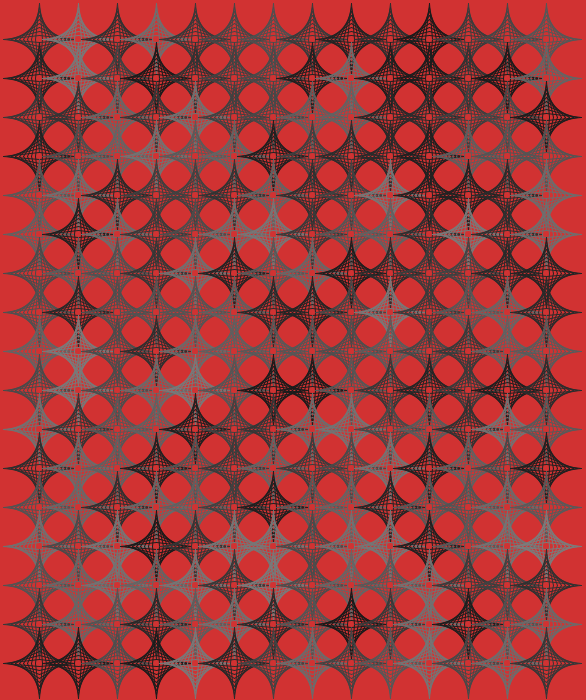
Frame 1 (no input)
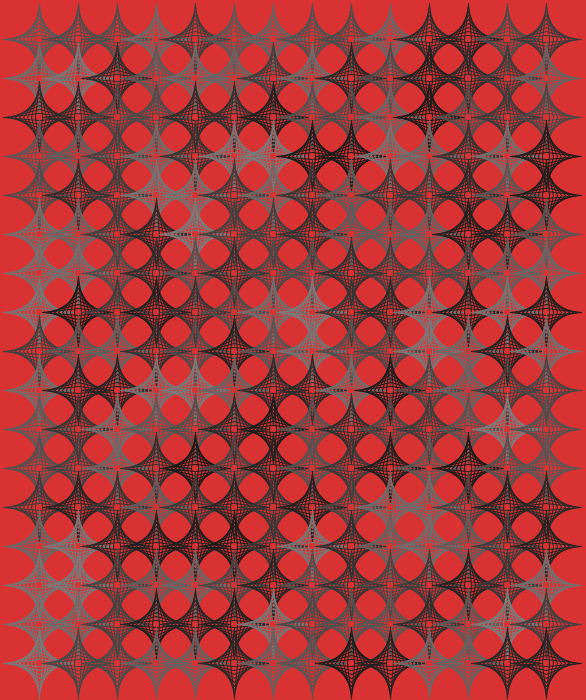
Frame 60 (the mouse pressed at the canvas centre just before this capture)
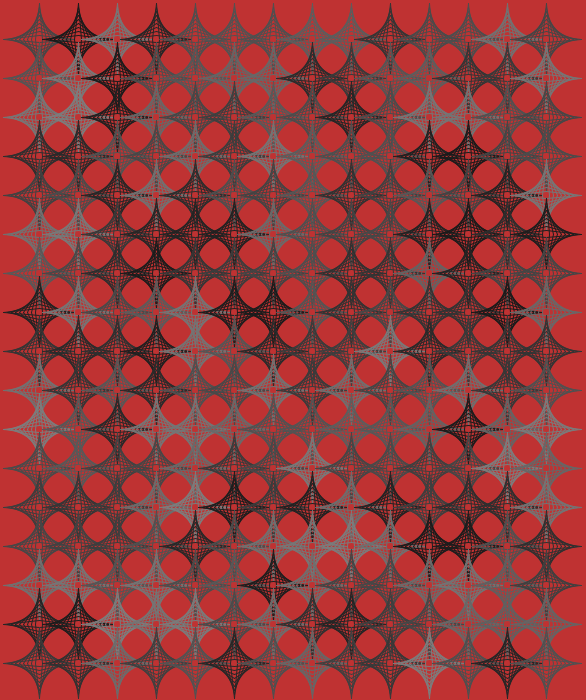
Frame 120 (the mouse held since frame 60 and released just before this capture)

The Processing sketch that drew these frames (run headless with seeded random() and noise(); from frame 60 on, the mouse is pressed at the canvas centre):

// Processing sketch: processing_72751
// ── processing_72751.pde

void setup(){
 size(586,700); 
}

void drawAstroid(int cx,int cy,int radius){//center of astroid in x/y; radius
  float p = 10; //p points per axis of each astroid
  float gap = radius/p; //gaps between points on axis
  for (int i = 1; i<p; i=i+1){
    line(cx,cy-i*gap,cx+radius-(i*gap),cy);
    line(cx,cy-i*gap,cx-radius+(i*gap),cy);
    line(cx,cy+i*gap,cx-radius+(i*gap),cy);
    line(cx,cy+i*gap,cx+radius-(i*gap),cy);
  }
}

void draw(){
  background(random(180,225),50,50);
  smooth();
  int radius = 39;
  for (int i = radius; i<18*radius; i = i+radius){//cols
    for (int j = radius; j<15*radius; j = j+radius){//rows
      strokeWeight(1);
      stroke(random(25,125));
      drawAstroid(j,i,radius);
    }
  }
}
